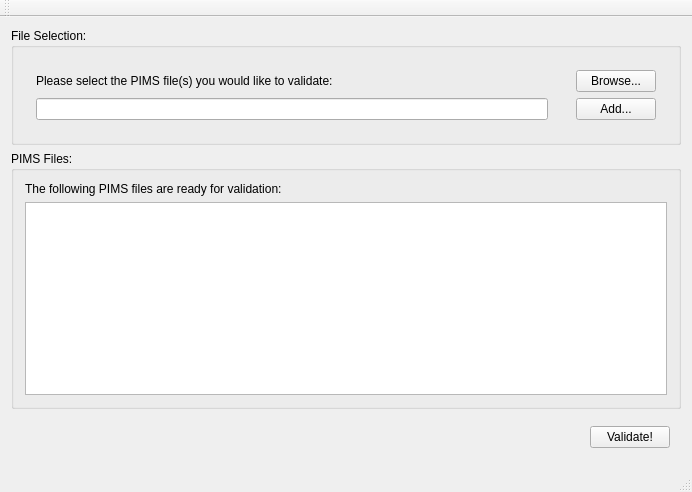
<?xml version="1.0" encoding="UTF-8"?>
<ui version="4.0">
 <class>MainWindow</class>
 <widget class="QMainWindow" name="MainWindow">
  <property name="geometry">
   <rect>
    <x>0</x>
    <y>0</y>
    <width>692</width>
    <height>492</height>
   </rect>
  </property>
  <property name="windowTitle">
   <string>MainWindow</string>
  </property>
  <widget class="QWidget" name="centralWidget">
   <layout class="QVBoxLayout" name="verticalLayout">
    <item>
     <widget class="QGroupBox" name="FileSelectGroupBox">
      <property name="title">
       <string>File Selection:</string>
      </property>
      <layout class="QHBoxLayout" name="horizontalLayout">
       <item>
        <widget class="QWidget" name="FileSelectionWidget" native="true">
         <layout class="QVBoxLayout" name="verticalLayout_4">
          <item>
           <widget class="QLabel" name="label">
            <property name="text">
             <string>Please select the PIMS file(s) you would like to validate:</string>
            </property>
           </widget>
          </item>
          <item>
           <widget class="QLineEdit" name="FileLineEdit"/>
          </item>
         </layout>
        </widget>
       </item>
       <item>
        <widget class="QWidget" name="FileButtonWidget" native="true">
         <layout class="QVBoxLayout" name="verticalLayout_3">
          <item>
           <widget class="QPushButton" name="FileBrowseButton">
            <property name="text">
             <string>Browse...</string>
            </property>
           </widget>
          </item>
          <item>
           <widget class="QPushButton" name="AddFileButton">
            <property name="text">
             <string>Add...</string>
            </property>
           </widget>
          </item>
         </layout>
        </widget>
       </item>
      </layout>
      <zorder>FileButtonWidget</zorder>
      <zorder>FileSelectionWidget</zorder>
     </widget>
    </item>
    <item>
     <widget class="QGroupBox" name="FileGroupBox">
      <property name="title">
       <string>PIMS Files:</string>
      </property>
      <layout class="QVBoxLayout" name="verticalLayout_2">
       <item>
        <widget class="QLabel" name="FileSelectionLabel">
         <property name="text">
          <string>The following PIMS files are ready for validation:</string>
         </property>
        </widget>
       </item>
       <item>
        <widget class="QListWidget" name="listWidget"/>
       </item>
      </layout>
     </widget>
    </item>
    <item>
     <widget class="QWidget" name="widget" native="true">
      <layout class="QHBoxLayout" name="horizontalLayout_2">
       <item>
        <spacer name="ValidateButtonSpacer">
         <property name="orientation">
          <enum>Qt::Horizontal</enum>
         </property>
         <property name="sizeHint" stdset="0">
          <size>
           <width>40</width>
           <height>20</height>
          </size>
         </property>
        </spacer>
       </item>
       <item>
        <widget class="QPushButton" name="ValidateButton">
         <property name="text">
          <string>Validate!</string>
         </property>
        </widget>
       </item>
      </layout>
     </widget>
    </item>
   </layout>
  </widget>
  <widget class="QMenuBar" name="menuBar">
   <property name="geometry">
    <rect>
     <x>0</x>
     <y>0</y>
     <width>692</width>
     <height>22</height>
    </rect>
   </property>
  </widget>
  <widget class="QToolBar" name="mainToolBar">
   <attribute name="toolBarArea">
    <enum>TopToolBarArea</enum>
   </attribute>
   <attribute name="toolBarBreak">
    <bool>false</bool>
   </attribute>
  </widget>
  <widget class="QStatusBar" name="statusBar"/>
 </widget>
 <layoutdefault spacing="6" margin="11"/>
 <resources/>
 <connections/>
</ui>
